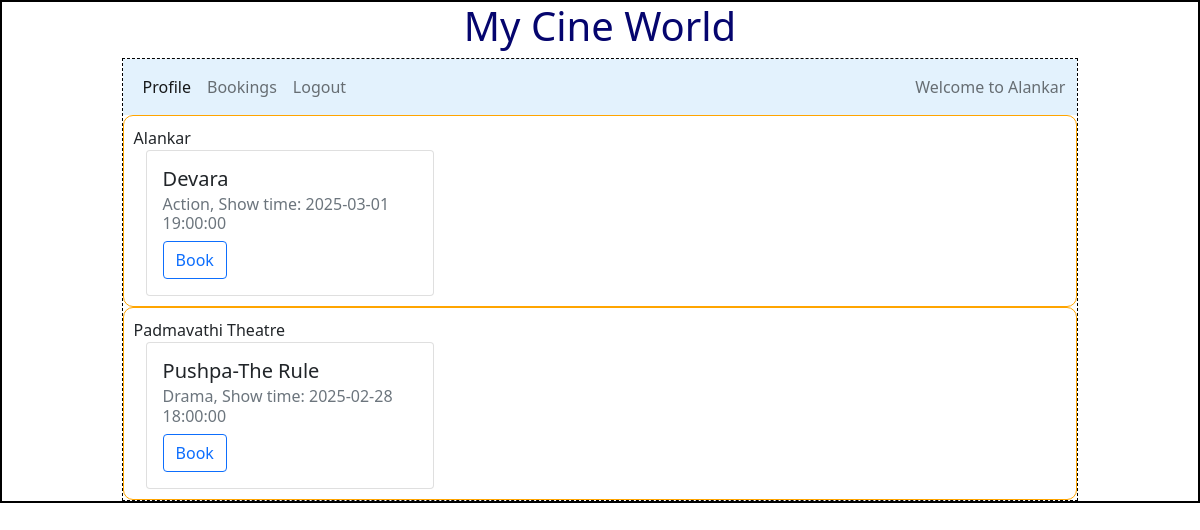
Screenshot of /user/1/Alankar with the database file from the repository.
### backend/models.py (models this page shows)
class Theatre(db.Model):
    __tablename__="theatre"
    id=db.Column(db.Integer,primary_key=True)
    name=db.Column(db.String,nullable=False)
    location=db.Column(db.String,nullable=False)
    pin_code=db.Column(db.Integer,nullable=False)
    capacity=db.Column(db.Integer,nullable=False)
    venue_pic_url=db.Column(db.String,nullable=True,default="None")
    shows=db.relationship("Show",cascade="all,delete",backref="theatre",lazy=True) #Theatre can access all of its shows

class Show(db.Model):
    __tablename__="show"
    id=db.Column(db.Integer,primary_key=True)
    name=db.Column(db.String,nullable=False)
    tags=db.Column(db.String,nullable=False)
    rating=db.Column(db.Integer,default=0)
    tkt_price=db.Column(db.Float,default=0.0)
    date_time=db.Column(db.DateTime,nullable=False)
    theatre_id=db.Column(db.Integer, db.ForeignKey("theatre.id"),nullable=False)
    tickets=db.relationship("Ticket",cascade="all,delete",backref="show",lazy=True) #Show can access its tickets

### backend/controllers.py (the view)
@app.route("/user/<id>/<name>")
def user_dashboard(id,name):
    theatres=get_theatres()
    dt_time_now=datetime.today().strftime('%Y-%m-%dT%H:%M')
    dt_time_now=datetime.strptime(dt_time_now,"%Y-%m-%dT%H:%M")
    return render_template("user_dashboard.html",uid=id,name=name,theatres=theatres,dt_time_now=dt_time_now)

### backend/controllers.py (called while the page is built)
def get_theatres():
    theatres=Theatre.query.all()
    return theatres

### templates/user_dashboard.html
{%extends "user_layout.html"%}
{%block content%}
    {%if theatres%}
          {%for theatre in theatres%}
                {%if theatre.shows%}
                <div class="outer_box">
                    {{theatre.name}}
                  <div class="container">
                    <div class="row">
                      {%for show in theatre.shows%}
                      {%if show.date_time >= dt_time_now%}
                        <div class="col">
                            <div class="card" style="width: 18rem;">
                            <div class="card-body">
                              <h5 class="card-title">{{show.name}}</h5>
                              <h6 class="card-subtitle mb-2 text-muted">{{show.tags}}, Show time: {{show.date_time}}</h6>
                              <a href="/book_ticket/{{uid}}/{{show.id}}/{{name}}" type="button" class="btn btn-outline-primary">Book</a>
                            </div>
                          </div>
                        </div>
                        {%endif%}
                      {%endfor%}
                  </div>
                </div>
              </div>
              {%endif%}
              {%endfor%}
      {%else%}
              <h3 class="center">Sorry, no theatres available!!</h3>
      {%endif%}
{%endblock%}

### templates/user_layout.html (shortened to what this page needs)
<!DOCTYPE html>
<html>
    <head>
        <link rel="stylesheet" href="/static/styles/main.css">
        <link href="https://cdn.jsdelivr.net/npm/bootstrap@5.0.2/dist/css/bootstrap.min.css" rel="stylesheet">
    </head>
    <body>
        <div class="my_container">
            <div class="center"><h1>My Cine World</h1></div>
            <div class="my_panel">
                <nav class="navbar navbar-expand-lg navbar-light" style="background-color: #e3f2fd;">
                    <div class="container-fluid">
                      <div class="collapse navbar-collapse" id="navbarText">
                        <ul class="navbar-nav me-auto mb-2 mb-lg-0">
                          <li class="nav-item">
                            <a class="nav-link active" aria-current="page" href="#">Profile</a>
                          </li>
                          <li class="nav-item">
                            <a class="nav-link" href="#">Bookings</a>
                          </li>
                          <li class="nav-item">
                            <a class="nav-link" href="/login">Logout</a>
                          </li>
                        </ul>
                        <span class="navbar-text">
                          Welcome to {{name}}
                        </span>
                      </div>
                    </div>
                  </nav>
                  {%block content%}{%endblock%}
                </div>
            </div>
        </body>
    </html>

### static/styles/main.css (style rules this page uses)
* { margin:0px; }
.my_container { border: 2px solid black; }
.my_panel { width: 80%; margin: auto; height: auto; border: 1px dashed black; }
.outer_box { border: 1px solid orange; margin-top:10px; margin: auto; padding: 10px; border-radius: 10px; }
.center { text-align: center; margin: auto; color: rgb(5,5,110) }

### rows the page displays
Theatre: name "Alankar"
Show: name "Devara", tags "Action", date_time "2025-03-01 19:00:00"
Theatre: name "Padmavathi Theatre"
Show: name "Pushpa-The Rule", tags "Drama", date_time "2025-02-28 18:00:00"
